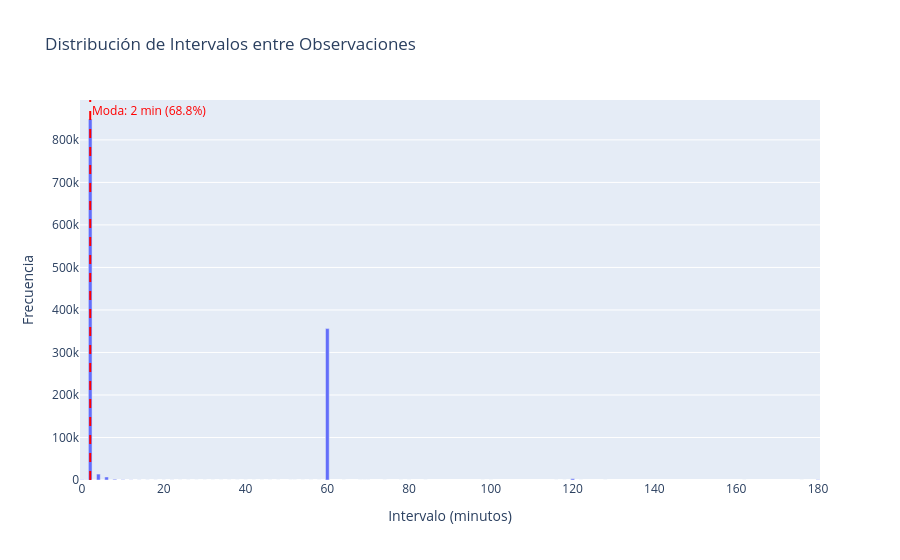

Notebook cell for this chart:
### Markdown cell above
### 📊 Distribución de Intervalos entre Observaciones

Analizamos la distribución estadística de los intervalos entre observaciones
para identificar la frecuencia de medición predominante en el sistema y
detectar comportamientos atípicos.

Una distribución saludable debería mostrar alta concentración alrededor
del intervalo de medición esperado, con poca dispersión. Distribuciones
multimodales o con alta dispersión indican inconsistencias en la
frecuencia de medición.

### Code cell
query_intervalos_dist = f"""
SELECT
    ROUND(i.intervalo_minutos::numeric, 0)      AS intervalo_minutos,
    COUNT(*)                                     AS frecuencia
FROM mv_intervalos i
WHERE i.intervalo_minutos IS NOT NULL
  AND i.intervalo_minutos <= 180
  AND i.intervalo_inicio >= '{PARAMS['fecha_inicio']}'
  AND i.intervalo_inicio <= '{PARAMS['fecha_fin']}'
GROUP BY ROUND(i.intervalo_minutos::numeric, 0)
ORDER BY intervalo_minutos;
"""

df_intervalos_dist = ejecutar_query(query_intervalos_dist, "distribución de intervalos")

if df_intervalos_dist is not None:
    print("📊 DISTRIBUCIÓN DE INTERVALOS ENTRE OBSERVACIONES")
    print(f"   (intervalos <= 180 minutos)")
    print("="*80)

    # Estadísticas de la distribución
    total            = df_intervalos_dist['frecuencia'].sum()
    intervalo_modal  = df_intervalos_dist.loc[
        df_intervalos_dist['frecuencia'].idxmax(), 'intervalo_minutos'
    ]
    pct_modal        = df_intervalos_dist['frecuencia'].max() / total * 100

    # Mediana ponderada por frecuencia
    intervalos_expandidos = np.repeat(
        df_intervalos_dist['intervalo_minutos'].values,
        df_intervalos_dist['frecuencia'].astype(int).values
    )
    mediana = np.median(intervalos_expandidos)

    print(f"\n  Total intervalos analizados   : {total:,}")
    print(f"  Moda                          : {intervalo_modal:.0f} minutos ({pct_modal:.1f}% del total)")
    print(f"  Mediana                       : {mediana:.1f} minutos")

    # Distribución acumulada por rangos
    rangos = [
        ( 0,   5,  "0 - 5 min    (posibles duplicados)"),
        ( 5,  15,  "5 - 15 min   (alta frecuencia)"),
        (15,  60,  "15 - 60 min  (frecuencia normal)"),
        (60, 180,  "60 - 180 min (baja frecuencia)"),
    ]

    print(f"\n  DISTRIBUCIÓN POR RANGOS:")
    for r_min, r_max, etiqueta in rangos:
        mask  = (df_intervalos_dist['intervalo_minutos'] >= r_min) & \
                (df_intervalos_dist['intervalo_minutos'] <  r_max)
        count = df_intervalos_dist.loc[mask, 'frecuencia'].sum()
        pct   = count / total * 100 if total > 0 else 0
        print(f"    {etiqueta}: {count:>10,} ({pct:>5.1f}%)")

    print("="*80)

    # Visualización
    fig = px.bar(
        df_intervalos_dist,
        x='intervalo_minutos',
        y='frecuencia',
        title='Distribución de Intervalos entre Observaciones',
        labels={
            'intervalo_minutos': 'Intervalo (minutos)',
            'frecuencia':        'Frecuencia'
        }
    )

    # Línea vertical para la moda
    fig.add_vline(
        x=intervalo_modal,
        line_dash='dash',
        line_color='red',
        line_width=2,
        annotation_text=f'Moda: {intervalo_modal:.0f} min ({pct_modal:.1f}%)',
        annotation_position='top right',
        annotation_font_color='red'
    )

  

    fig.update_layout(
        bargap=0.1,
        legend=dict(
            orientation='h',
            yanchor='bottom',
            y=1.02,
            xanchor='right',
            x=1
        )
    )

    fig.show()

### Figure 1 — Plotly figure (JSON) as saved in the notebook; plotly's stock layout.template omitted (floating-point values rounded to 4 significant figures)
{"data": [{"hovertemplate": "Intervalo (minutos)=%{x}<br>Frecuencia=%{y}<extra></extra>", "legendgroup": "", "marker": {"color": "#636efa", "pattern": {"shape": ""}}, "name": "", "orientation": "v", "showlegend": false, "textposition": "auto", "type": "bar", "x": [0.0, 1.0, 2.0, 3.0, 4.0, 5.0, 6.0, 7.0, 8.0, 10.0, 12.0, 14.0, 16.0, 18.0, 20.0, 22.0, 24.0, 26.0, 28.0, 30.0, 32.0, 34.0, 36.0, 38.0, 40.0, 42.0, 44.0, 46.0, 48.0, 51.0, 52.0, 54.0, 56.0, 58.0, 60.0, 64.0, 68.0, 69.0, 70.0, 74.0, 78.0, 80.0, 84.0, 98.0, 100.0, 116.0, 118.0, 120.0, 122.0, 128.0, 162.0, 176.0, 180.0], "xaxis": "x", "y": [638, 332, 849163, 33, 13976, 6, 7115, 1, 1709, 675, 313, 172, 109, 98, 88, 143, 46, 12, 8, 8, 3, 6, 3, 2, 3, 5, 3, 6, 3, 1, 4, 2, 4, 1, 356132, 2, 1, 1, 1, 1, 3, 1, 1, 2, 1, 2, 1, 3156, 1, 1, 1, 1, 688], "yaxis": "y"}], "layout": {"annotations": [{"font": {"color": "red"}, "showarrow": false, "text": "Moda: 2 min (68.8%)", "x": 2, "xanchor": "left", "xref": "x", "y": 1, "yanchor": "top", "yref": "y domain"}], "bargap": 0.1, "barmode": "relative", "legend": {"orientation": "h", "tracegroupgap": 0, "x": 1, "xanchor": "right", "y": 1.02, "yanchor": "bottom"}, "shapes": [{"line": {"color": "red", "dash": "dash", "width": 2}, "type": "line", "x0": 2, "x1": 2, "xref": "x", "y0": 0, "y1": 1, "yref": "y domain"}], "title": {"text": "Distribución de Intervalos entre Observaciones"}, "xaxis": {"anchor": "y", "domain": [0, 1], "title": {"text": "Intervalo (minutos)"}}, "yaxis": {"anchor": "x", "domain": [0, 1], "title": {"text": "Frecuencia"}}}}
